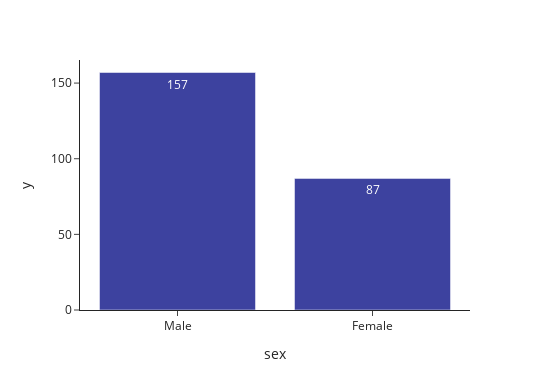

Write notebook code for a chart like this one.
### Code cell
colors=('#3D429F', '#6DD2CD', '#19A7F3','#F5D7E2')
fig= px.bar(data_frame= sex_count, x=sex_count.index, y=sex_count.values, color_discrete_sequence= colors, text_auto= True, 
               template= "simple_white", width= 550, height= 390)
fig.show()

### Figure 1 — Plotly figure (JSON) as saved in the notebook; plotly's stock layout.template omitted (floating-point values rounded to 4 significant figures)
{"data": [{"alignmentgroup": "True", "hovertemplate": "sex=%{x}<br>y=%{y}<extra></extra>", "legendgroup": "", "marker": {"color": "#3D429F", "pattern": {"shape": ""}}, "name": "", "offsetgroup": "", "orientation": "v", "showlegend": false, "textposition": "auto", "texttemplate": "%{y}", "type": "bar", "x": ["Male", "Female"], "xaxis": "x", "y": [157, 87], "yaxis": "y"}], "layout": {"barmode": "relative", "height": 390, "legend": {"tracegroupgap": 0}, "margin": {"t": 60}, "width": 550, "xaxis": {"anchor": "y", "autorange": true, "domain": [0, 1], "range": [-0.5, 1.5], "title": {"text": "sex"}, "type": "category"}, "yaxis": {"anchor": "x", "autorange": true, "domain": [0, 1], "range": [0, 165.3], "title": {"text": "y"}, "type": "linear"}}}
